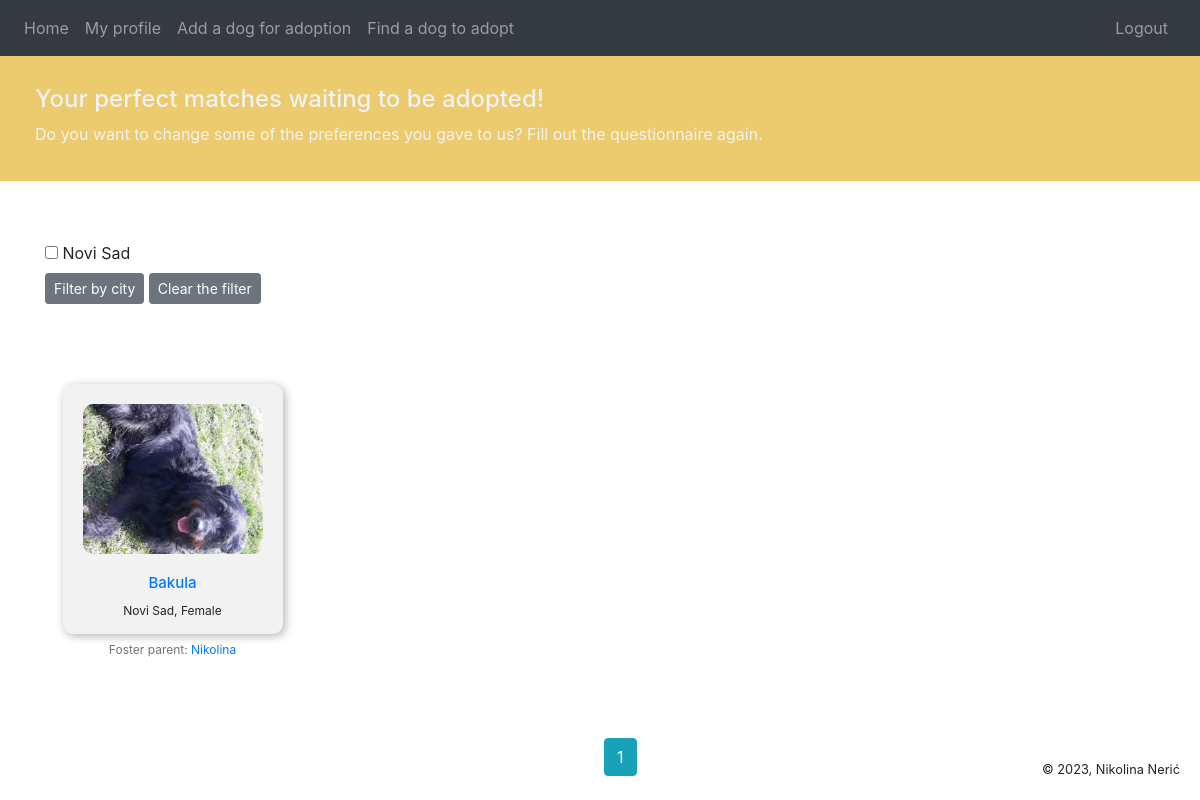
Screenshot of /matches (signed in) with the database file from the repository.
### website/models.py (models this page shows, shortened)
class Post(db.Model):
    id = db.Column(db.Integer, primary_key = True)
    title = db.Column(db.String(150))
    gender = db.Column(db.String(150))
    city = db.Column(db.String(150))
    data = db.Column(db.String(10000))
    image_file = db.Column(db.String(150), nullable=False)
    date_posted = db.Column(db.DateTime(timezone = True), default = func.now())
    user_id = db.Column(db.Integer, db.ForeignKey('user.id'))
    dog_info = db.relationship('DogInfo', backref = 'user', uselist = False)

class User(db.Model, UserMixin):
    id = db.Column(db.Integer, primary_key = True)
    email = db.Column(db.String(150), unique = True)
    password = db.Column(db.String(150))
    first_name = db.Column(db.String(150))
    image_file = db.Column(db.String(150), nullable=False, default='default.jpg')
    posts = db.relationship('Post', backref ='author', lazy = True)
    user_info = db.relationship('UserInfo', backref = 'info', uselist = False)

### website/views.py (the view)
@login_required
def show_matches(page = 1):
        user_info = UserInfo.query.filter_by(user_id = current_user.id).first()
        if not user_info:
            return redirect(url_for('user_info'))
        page = int(request.args.get('page', 1))
        prefered_breeds = (session.query(UserInfo.prefered_breed).filter(UserInfo.user_id == current_user.id).all())[0][0]['prefered_breed']
        print(prefered_breeds, 'rase')
        age_preference = (session.query(UserInfo.age_preference).filter(UserInfo.user_id == current_user.id).all())[0][0]['age_preference']
        print(age_preference)
        size_preference = (session.query(UserInfo.size_preference).filter(UserInfo.user_id == current_user.id).all())[0][0]['size_preference']
        color_preference = (session.query(UserInfo.color_preference).filter(UserInfo.user_id == current_user.id).all())[0][0]['color_preference']
        result = db.session.query(Post, DogInfo, UserInfo).join(DogInfo, Post.id == DogInfo.post_id)\
                .join(UserInfo, UserInfo.user_id == current_user.id, isouter=True)\
                .filter( UserInfo.user_id == current_user.id)\
                .filter(case(('all' not in age_preference, DogInfo.age.in_(age_preference)), else_= True))\
                .filter(case(('all' not in prefered_breeds, DogInfo.primary_breed.in_(prefered_breeds)), else_= True))\
                .filter(case((UserInfo.prefers_mixed_breed == False, DogInfo.mixed_breed == UserInfo.prefers_mixed_breed), else_= True))\
                .filter(case(('all' not in size_preference, DogInfo.size.in_(size_preference)), else_= True))\
                .filter(case(('all' not in color_preference, DogInfo.color.in_(color_preference)), else_= True))\
                .filter(case((UserInfo.coat_length_preference != 'all', DogInfo.coat_length == UserInfo.coat_length_preference), else_= True))\
                .filter(case((UserInfo.dog_with_children == True, UserInfo.dog_with_children == DogInfo.dog_with_children), else_= True))\
                .filter(case((UserInfo.dog_with_dogs == True, UserInfo.dog_with_dogs == DogInfo.dog_with_dogs),else_= True))\
                .filter(case((UserInfo.dog_with_cats == True, UserInfo.dog_with_cats == DogInfo.dog_with_cats), else_= True))\
                .filter(case((UserInfo.dog_with_sm_animals == True, UserInfo.dog_with_sm_animals == DogInfo.dog_with_sm_animals), else_= True))\
                .filter(case((UserInfo.dog_with_big_animals == True, UserInfo.dog_with_big_animals == DogInfo.dog_with_big_animals), else_= True))\
                .filter(case((UserInfo.special_need_dog == False, UserInfo.special_need_dog == DogInfo.special_need_dog), else_= True))\
                .filter(case((UserInfo.spay_needed == True, UserInfo.spay_needed == DogInfo.spayed), else_= True))\
                .filter(case((UserInfo.dog_in_house == False,and_(DogInfo.age != "puppy", DogInfo.size != 'small')), else_= True))\
                .filter(Post.user_id != current_user.id)\
                .filter(case(
        (and_(UserInfo.yard == True , UserInfo.park == True, UserInfo.activity_level == 'high'), UserInfo.activity_level.in_(['low','medium','high'])),
        (and_(or_(UserInfo.yard == True , UserInfo.park == True),UserInfo.activity_level == 'high'),DogInfo.activity_level.in_(['low','medium','high'])),
        (and_(UserInfo.yard == False , UserInfo.park == False, UserInfo.activity_level == 'high'), DogInfo.activity_level != 'high'),
        (and_(UserInfo.yard == False , UserInfo.park == False, UserInfo.activity_level != 'high'), UserInfo.activity_level == DogInfo.activity_level), else_= True
    )
)
        print(result)
        city_query = result.with_entities(Post.city).distinct()
        cities = set()
        for post in city_query:
           cities.add(post.city)
        warning = None
        result1 = result.order_by(Post.date_posted.desc()).paginate(page=page, per_page=10)
        if not result1.items:
            flash('Oops, it seems there aren\'t matches for your preferences...', category='error')
            warning = "Check if there are preferences that can be modified or take a look at some of the our random choices."
        else:
            result1, warning = result.filter(case((and_(UserInfo.dog_in_house == False, UserInfo.yard == False), False), else_=True))\
            .order_by(Post.date_posted.desc()).paginate(page=page, per_page=10), None
            if not result1.items:
                warning = "If you would not keep a dog in the house and if there is no yard, then where would the dog live?\
                Please check your answers."
                flash('Oops, it seems there aren\'t matches for your preferences...', category='error')
        alternative_results = db.session.query(Post, DogInfo, UserInfo).join(DogInfo, Post.id == DogInfo.post_id)\
                .join(UserInfo, UserInfo.user_id == current_user.id, isouter=True)\
                .order_by(Post.date_posted.desc())\
                .filter(Post.user_id != current_user.id).order_by(func.random()).limit(8)
        if request.method=="POST":
            chosen_cities = request.form.getlist('city')
            result1 = result.filter(case(('all' not in chosen_cities, Post.city.in_(chosen_cities)), else_= True)).order_by(Post.date_posted.desc()).paginate(page=page, per_page=10)
        return render_template('show_matches.html', alternative_posts = alternative_results,warning = warning ,user = current_user, posts = result1, cities = cities )

### website/templates/show_matches.html (shortened to what this page needs)
{% extends "base.html" %} {% block title %}Perfect matches{% endblock %}
    {% block content %}
          {% if warning %}
          <div class="colored-strip">
            <h4 text-align = "center">Your perfect matches still waiting to be found!</h1>
            <h7 text-align = "center" style="display: inline-block;">{{warning}}</h7>
            <a href="{{ url_for('edit_user_info')}}" class="link">Fill out the questionnaire again.</a>
          </div>
          <br>
          <br>
          <br>
          <br>
          <br>
          <div class="row text-center">
            {% for post in alternative_posts %}
            <div class="col-lg-3">
              <div class="dog-card">
                <img src="{{ url_for('static', filename='profile_pics/' + post[0].image_file) }}" alt="dog" />
                <h2><a href="{{ url_for('post', post_id = post[0].id )}}">{{ post[0].title }} </a></h2>
                <p>{{ post[0].city }}, {{ post[0].gender }} </p>
                <small class="text-muted">Foster parent: <a href="{{ url_for('user', user_id = post[0].author.id )}}">{{ post[0].author.first_name }}</a></small>
              </div>
            </div>
            {% endfor %}
          </div>
          {% else %}
          <div class="colored-strip">
            <h4 text-align = "center">Your perfect matches waiting to be adopted!</h1>
            <h7 text-align = "center">Do you want to change some of the preferences you gave to us?
            <a href="{{ url_for('edit_user_info')}}" class="link">Fill out the questionnaire again.</a></h6>
          </div>
          <div style="margin-top: 185px;">
            <form action="" method="POST">
              {% for city in cities%}
              <input type="checkbox" name="city" id="city" value="{{ city }}">
              <label for="city">{{city}}</label> &nbsp
              {% endfor %}
              <div class="col-lg-3" style="margin-left: -15px;">
                <button class="btn btn-secondary btn-sm" type="submit">Filter by city</button>
                <button class="btn btn-secondary btn-sm" type="checkbox" name="city" id="city" value="all">Clear the filter</button>
              </div>
            </form>
          </div>
          <div class="row text-center">
            {% for post in posts %}
            <div class="col-lg-3">
              <div class="dog-card">
                <img src="{{ url_for('static', filename='profile_pics/' + post[0].image_file) }}" alt="dog" />
                <h2><a href="{{ url_for('post', post_id = post[0].id )}}">{{ post[0].title }} </a></h2>
                <p text-align="center"> {{ post[0].city }}, {{ post[0].gender }} </p>
                <small class="text-muted">Foster parent: <a href="{{ url_for('user', user_id = post[0].author.id )}}">{{ post[0].author.first_name }}</a></small>
              </div>
            </div>
            {% endfor %}
          </div>
          {% endif %}
        <div class="pagination">
            {% for page_num in posts.iter_pages(left_edge=1, right_edge=1, left_current=1, right_current=2) %}
              {% if page_num %}
                {% if posts.page == page_num %}
                  <a class="btn btn-info mb-4" style="margin: 4px"; href="{{ url_for('show_matches', page=page_num) }}">{{ page_num }}</a>
                {% else %}
                  <a class="btn btn-outline-info mb-4" href="{{ url_for('show_matches', page=page_num) }}">{{ page_num }}</a>
                {% endif %}
              {% else %}
                ...
              {% endif %}
            {% endfor %}
        </div>
      <br>
      <br>
      <br>
      <br>
      {% endblock %}

### website/templates/base.html (style rules this page uses)
html, body { margin: 0; height: 100%; }

### website/templates/show_matches.html (style rules this page uses)
.dog-card { display: inline-block; width: 220px; margin-top: 80px; text-align: center; vertical-align: top; flex-direction: column; align-items: center; height: 250px; background-color: #f2f2f2; border-radius: 10px; padding: 20px; box-shadow: 2px 2px 10px rgba(0, 0, 0, 0.3); }
.dog-card img { width: 100%; height: 150px; object-fit: cover; border-radius: 10px; margin-bottom: 20px; }
.dog-card h2 { font-size: 15px; margin-bottom: 10px; }
.dog-card p { font-size: 12px; }
.dog-card small { font-size: 12px; }
.pagination { display: flex; justify-content: center; position:fixed; bottom: 0; left: 50%; }
.colored-strip { position: absolute; left: 0; right: 0; top: 50px; width: 100%; background-color: #ebcb6e; padding: 35px; color:#f2f2f2; }
.link { color: #f2f2f2; display: inline-block; }

### rows the page displays
Post: image_file (picture), title "Bakula", city "Novi Sad", gender "Female", first_name "Nikolina"

### other values shown
{{ city }} "Novi Sad"
{{ page_num }} "1"
